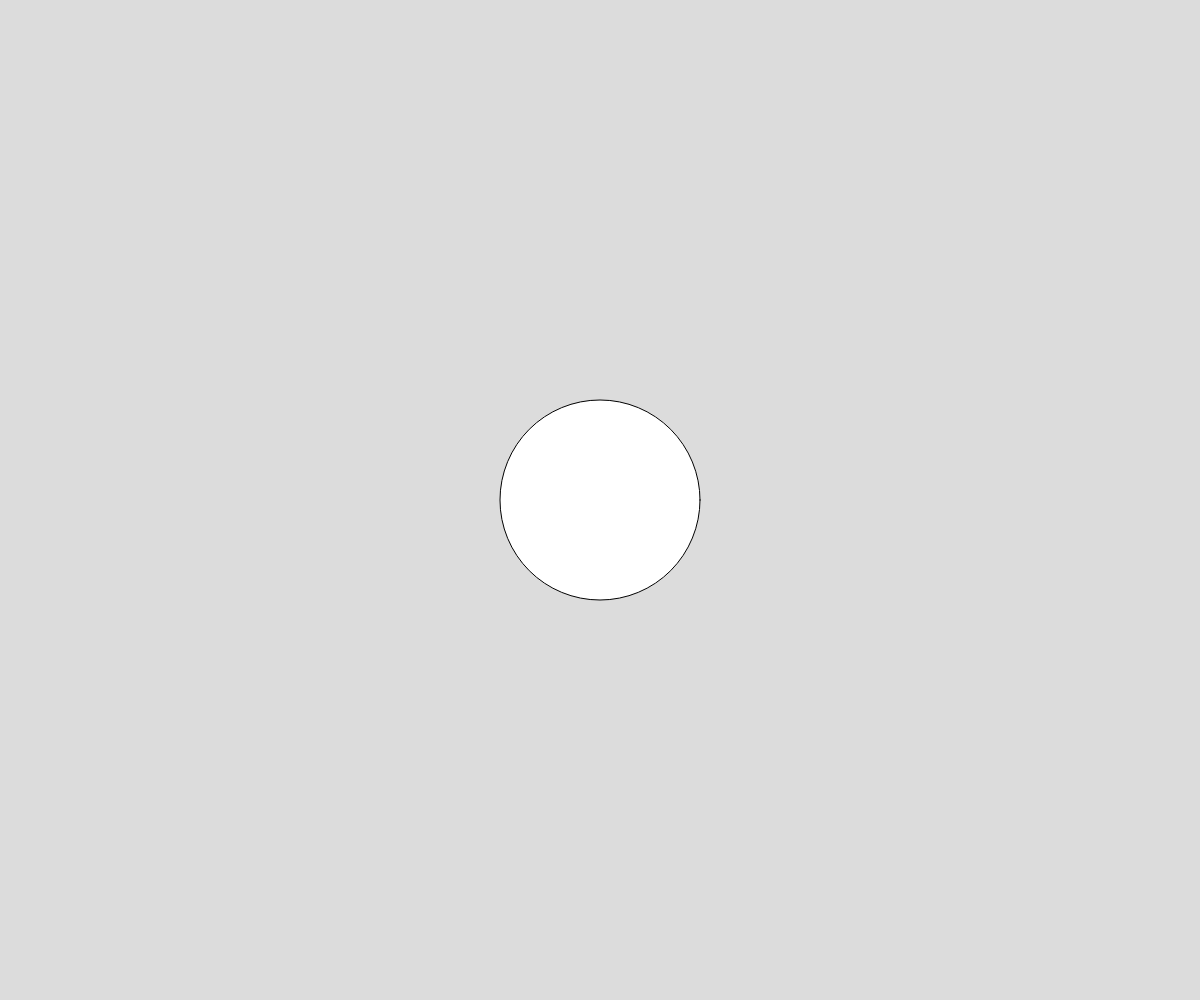
Frame 1 (no input)
Frame 60 (no input): identical to frame 1, image omitted
Frame 120 (the mouse pressed at the canvas centre since frame 60): identical to frame 1, image omitted

The p5.js sketch that drew this single still picture (run headless with seeded random() and noise() and a simulated clock; from frame 60 on, the mouse is pressed at the canvas centre):

// p5.js sketch
// ── sketch.js
// Project Title
// Your Name
// Date
//
// Extra for Experts:
// - describe what you did to take this project "above and beyond"


function setup() {
  createCanvas(windowWidth, windowHeight);
}

function draw() {
  background(220);
  circles();
}

function circles() {
  ellipse(width/2, height/2, 200);
  ellipse(width/2, height/2, );
}

function ticks() {

}
